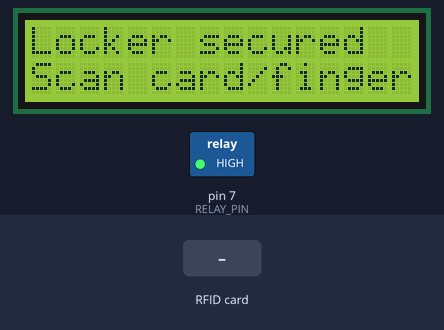
Bench run of a sketch on a simulated Arduino Uno, built with avr-gcc and run on an emulated ATmega328P. On the bench: 16×2 character LCD, switched loads named in the sketch (green lamp = pin HIGH). The test bench sets the inputs (shaded band). The modem accepts every AT command (registered, SIM ready, sends succeed) and sends nothing else; pins used as bus, display or sensor lines are not drawn; what the sketch prints to the serial monitor is not drawn.

Above: at 2.4 s.
2.5 s: RFID card DE AD BE EF held to the reader
At 3.8 s:
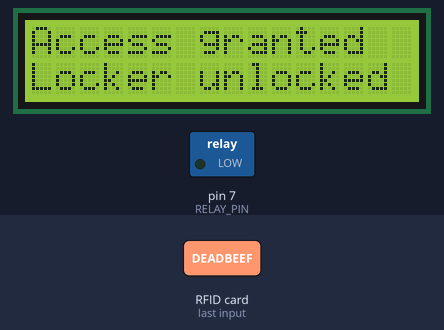
At 8.5 s:
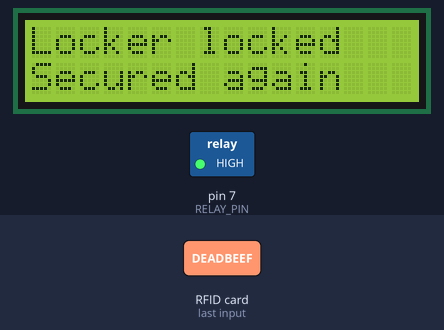
Timing chart, 0 to 10.0 s (numbered marks = the images above; inputs shaded):
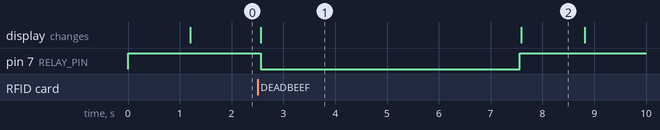

The sketch:

AntiTheftLocker.ino
```cpp
/*
  Anti-Theft Locker System
  Board: Arduino UNO

  Authentication: MFRC522 RFID OR R305 fingerprint
  User feedback:  16x2 I2C LCD + Serial Monitor
  Lock actuator:  5 V relay module controlling a separately powered solenoid
  Alerts:         SIM800L SMS when an unknown RFID card/fingerprint is presented

  IMPORTANT: The solenoid and SIM800L need suitable external power supplies.
  Connect all supply grounds to Arduino GND. See docs/WIRING.md.
*/

#include <Adafruit_Fingerprint.h>
#include <LiquidCrystal_I2C.h>
#include <MFRC522.h>
#include <SPI.h>
#include <SoftwareSerial.h>
#include <Wire.h>

#include "LockerConfig.h"

// ----------------------------- UNO pins -----------------------------
constexpr uint8_t FINGER_RX_PIN = 2;  // UNO RX  <- R305 TX
constexpr uint8_t FINGER_TX_PIN = 3;  // UNO TX  -> R305 RX
constexpr uint8_t GSM_RX_PIN = 4;     // UNO RX  <- SIM800L TX
constexpr uint8_t GSM_TX_PIN = 5;     // UNO TX  -> SIM800L RX (use divider)
constexpr uint8_t RELAY_PIN = 7;
constexpr uint8_t RFID_RST_PIN = 9;
constexpr uint8_t RFID_SS_PIN = 10;
// Hardware SPI: MOSI=11, MISO=12, SCK=13. I2C: SDA=A4, SCL=A5.

LiquidCrystal_I2C lcd(LCD_I2C_ADDRESS, 16, 2);
MFRC522 rfid(RFID_SS_PIN, RFID_RST_PIN);
SoftwareSerial fingerprintSerial(FINGER_RX_PIN, FINGER_TX_PIN);
SoftwareSerial gsmSerial(GSM_RX_PIN, GSM_TX_PIN);
Adafruit_Fingerprint finger(&fingerprintSerial);

bool fingerprintOnline = false;
bool gsmOnline = false;
bool fingerAttemptLatched = false;
bool alertAttemptedOnce = false;
unsigned long lastAlertAttemptAt = 0;

void setLock(bool unlocked) {
  const uint8_t activeLevel = RELAY_ACTIVE_LOW ? LOW : HIGH;
  const uint8_t inactiveLevel = RELAY_ACTIVE_LOW ? HIGH : LOW;
  digitalWrite(RELAY_PIN, unlocked ? activeLevel : inactiveLevel);
}

void showStatus(const __FlashStringHelper *line1,
                const __FlashStringHelper *line2) {
  lcd.clear();
  lcd.setCursor(0, 0);
  lcd.print(line1);
  lcd.setCursor(0, 1);
  lcd.print(line2);
}

void showReady() {
  showStatus(F("Locker secured"), F("Scan card/finger"));
}

void drainGsmInput() {
  while (gsmSerial.available()) {
    gsmSerial.read();
  }
}

bool waitForGsmToken(const char *token, unsigned long timeoutMs) {
  char response[72];
  size_t used = 0;
  const unsigned long startedAt = millis();

  while (millis() - startedAt < timeoutMs) {
    while (gsmSerial.available()) {
      const char incoming = static_cast<char>(gsmSerial.read());
      Serial.write(incoming);

      if (used < sizeof(response) - 1) {
        response[used++] = incoming;
      } else {
        memmove(response, response + 1, sizeof(response) - 2);
        response[sizeof(response) - 2] = incoming;
        used = sizeof(response) - 1;
      }
      response[used] = '\0';

      if (strstr(response, token) != nullptr) {
        return true;
      }
      if (strstr(response, "ERROR") != nullptr) {
        return false;
      }
    }
  }
  return false;
}

bool sendGsmCommand(const __FlashStringHelper *command,
                    const char *expected,
                    unsigned long timeoutMs = 1500UL) {
  drainGsmInput();
  gsmSerial.println(command);
  return waitForGsmToken(expected, timeoutMs);
}

bool phoneNumberConfigured() {
  return strlen(ALERT_PHONE_NUMBER) >= 8 &&
         strcmp(ALERT_PHONE_NUMBER, "+910000000000") != 0;
}

bool initializeGsm() {
  gsmSerial.listen();
  Serial.println(F("[GSM] Initializing SIM800L..."));

  bool responded = false;
  for (uint8_t attempt = 0; attempt < 4 && !responded; ++attempt) {
    responded = sendGsmCommand(F("AT"), "OK", 2000UL);
    if (!responded) {
      delay(500);
    }
  }

  if (responded) {
    sendGsmCommand(F("ATE0"), "OK");
    responded = sendGsmCommand(F("AT+CMGF=1"), "OK");
  }

  fingerprintSerial.listen();
  Serial.println(responded ? F("[GSM] Modem ready.")
                           : F("[GSM] Modem not detected; alerts disabled."));
  return responded;
}

bool sendUnauthorizedSms(const __FlashStringHelper *reason,
                         const char *details) {
  if (!gsmOnline || !phoneNumberConfigured()) {
    Serial.println(F("[ALERT] SMS skipped: check modem and phone number."));
    return false;
  }

  gsmSerial.listen();
  showStatus(F("Unauthorized!"), F("Sending SMS..."));
  Serial.println(F("[ALERT] Sending security SMS..."));

  bool sent = sendGsmCommand(F("AT+CMGF=1"), "OK");
  if (sent) {
    drainGsmInput();
    gsmSerial.print(F("AT+CMGS=\""));
    gsmSerial.print(ALERT_PHONE_NUMBER);
    gsmSerial.println(F("\""));
    sent = waitForGsmToken(">", 3000UL);
  }

  if (sent) {
    gsmSerial.print(F("SECURITY ALERT: Unauthorized locker access via "));
    gsmSerial.print(reason);
    gsmSerial.print(F(". Details: "));
    gsmSerial.print(details);
    gsmSerial.print(F(". Check the locker immediately."));
    gsmSerial.write(26);  // Ctrl+Z sends the SMS.
    sent = waitForGsmToken("+CMGS:", 15000UL);
  }

  fingerprintSerial.listen();
  Serial.println(sent ? F("[ALERT] SMS sent.") : F("[ALERT] SMS failed."));
  return sent;
}

void attemptSecurityAlert(const __FlashStringHelper *reason,
                          const char *details) {
  const unsigned long now = millis();
  if (alertAttemptedOnce && now - lastAlertAttemptAt < ALERT_COOLDOWN_MS) {
    Serial.println(F("[ALERT] Cooldown active; duplicate SMS suppressed."));
    return;
  }

  alertAttemptedOnce = true;
  lastAlertAttemptAt = now;
  sendUnauthorizedSms(reason, details);
}

void unlockLocker(const __FlashStringHelper *method) {
  Serial.print(F("[ACCESS] Granted by "));
  Serial.println(method);
  showStatus(F("Access granted"), F("Locker unlocked"));
  setLock(true);
  delay(UNLOCK_DURATION_MS);
  setLock(false);
  showStatus(F("Locker locked"), F("Secured again"));
  delay(1200);
  showReady();
}

bool isAuthorizedCard(const MFRC522::Uid &candidate) {
  for (size_t cardIndex = 0;
       cardIndex < sizeof(AUTHORIZED_CARDS) / sizeof(AUTHORIZED_CARDS[0]);
       ++cardIndex) {
    const AuthorizedCard &allowed = AUTHORIZED_CARDS[cardIndex];
    if (candidate.size != allowed.length) {
      continue;
    }

    bool matches = true;
    for (uint8_t i = 0; i < candidate.size; ++i) {
      if (candidate.uidByte[i] != allowed.uid[i]) {
        matches = false;
        break;
      }
    }
    if (matches) {
      return true;
    }
  }
  return false;
}

void formatUid(const MFRC522::Uid &uid, char *output, size_t outputSize) {
  const char hexDigits[] = "0123456789ABCDEF";
  size_t position = 0;
  for (uint8_t i = 0; i < uid.size && position + 3 < outputSize; ++i) {
    if (i > 0) {
      output[position++] = ':';
    }
    output[position++] = hexDigits[(uid.uidByte[i] >> 4) & 0x0F];
    output[position++] = hexDigits[uid.uidByte[i] & 0x0F];
  }
  output[position] = '\0';
}

void checkRfid() {
  if (!rfid.PICC_IsNewCardPresent() || !rfid.PICC_ReadCardSerial()) {
    return;
  }

  char uidText[31];
  formatUid(rfid.uid, uidText, sizeof(uidText));
  const bool authorized = isAuthorizedCard(rfid.uid);

  // Finish communication before any LCD/GSM delay.
  rfid.PICC_HaltA();
  rfid.PCD_StopCrypto1();

  Serial.print(F("[RFID] UID: "));
  Serial.println(uidText);

  if (authorized) {
    unlockLocker(F("RFID"));
  } else {
    Serial.println(F("[ACCESS] Denied: unknown RFID card."));
    showStatus(F("Access denied"), F("Unknown RFID"));
    attemptSecurityAlert(F("RFID"), uidText);
    delay(1200);
    showReady();
  }
}

void checkFingerprint() {
  if (!fingerprintOnline) {
    return;
  }

  fingerprintSerial.listen();
  uint8_t result = finger.getImage();

  if (result == FINGERPRINT_NOFINGER) {
    fingerAttemptLatched = false;
    return;
  }
  if (fingerAttemptLatched) {
    return;
  }
  fingerAttemptLatched = true;

  if (result != FINGERPRINT_OK) {
    Serial.println(F("[FINGER] Image capture error; retry."));
    return;
  }

  result = finger.image2Tz();
  if (result != FINGERPRINT_OK) {
    Serial.println(F("[FINGER] Image was unclear; access denied."));
    showStatus(F("Try finger again"), F("Image unclear"));
    return;
  }

  result = finger.fingerFastSearch();
  if (result == FINGERPRINT_OK &&
      finger.fingerID >= FIRST_AUTHORIZED_FINGER_ID &&
      finger.fingerID <= LAST_AUTHORIZED_FINGER_ID) {
    Serial.print(F("[FINGER] Authorized template ID: "));
    Serial.println(finger.fingerID);
    unlockLocker(F("fingerprint"));
    return;
  }

  char details[18];
  if (result == FINGERPRINT_OK) {
    strcpy(details, "template outside");
  } else {
    strcpy(details, "no match");
  }

  Serial.println(F("[ACCESS] Denied: fingerprint not authorized."));
  showStatus(F("Access denied"), F("Unknown finger"));
  attemptSecurityAlert(F("fingerprint"), details);
  delay(1200);
  showReady();
}

void setup() {
  // Set the safe relay level before switching the pin to output mode.
  digitalWrite(RELAY_PIN, RELAY_ACTIVE_LOW ? HIGH : LOW);
  pinMode(RELAY_PIN, OUTPUT);
  setLock(false);

  Serial.begin(115200);
  while (!Serial) {
    ;
  }
  Serial.println(F("\nAnti-Theft Locker System starting..."));

  lcd.init();
  lcd.backlight();
  showStatus(F("Anti-Theft"), F("Locker starting"));

  SPI.begin();
  rfid.PCD_Init();
  Serial.println(F("[RFID] Reader initialized."));

  fingerprintSerial.begin(FINGERPRINT_BAUD);
  finger.begin(FINGERPRINT_BAUD);
  fingerprintSerial.listen();
  fingerprintOnline = finger.verifyPassword();
  Serial.println(fingerprintOnline
                     ? F("[FINGER] Sensor verified.")
                     : F("[FINGER] Sensor not detected; RFID still available."));

  gsmSerial.begin(GSM_BAUD);
  gsmOnline = initializeGsm();

  if (!phoneNumberConfigured()) {
    Serial.println(F("[CONFIG] Set ALERT_PHONE_NUMBER before deployment."));
  }

  showReady();
  Serial.println(F("[SYSTEM] Ready. Present a card or finger."));
}

void loop() {
  checkFingerprint();
  checkRfid();
  delay(30);
}
```

LockerConfig.h
```cpp
#pragma once

// --------------------------- User settings ---------------------------
// Replace this placeholder with the destination for security-alert SMS messages.
// Use international format, for example: "+919876543210".
const char ALERT_PHONE_NUMBER[] = "+910000000000";

// Most common 16x2 I2C backpacks use 0x27. Some use 0x3F.
constexpr uint8_t LCD_I2C_ADDRESS = 0x27;

// Relay boards are commonly active LOW. Set to false for an active-HIGH board.
constexpr bool RELAY_ACTIVE_LOW = true;

// How long the solenoid remains unlocked after valid RFID/fingerprint access.
constexpr unsigned long UNLOCK_DURATION_MS = 5000UL;

// Prevents one bad card/finger from flooding the phone with repeated SMS messages.
constexpr unsigned long ALERT_COOLDOWN_MS = 20000UL;

// Default R305 baud rate. Change this only if your sensor was reconfigured.
constexpr uint32_t FINGERPRINT_BAUD = 57600UL;

// SIM800L serial rate. Configure the modem for a fixed 9600 baud if necessary.
constexpr uint32_t GSM_BAUD = 9600UL;

// Every enrolled template ID in this inclusive range is authorized.
constexpr uint16_t FIRST_AUTHORIZED_FINGER_ID = 1;
constexpr uint16_t LAST_AUTHORIZED_FINGER_ID = 20;

// Replace these example UIDs with UIDs printed by the Serial Monitor.
// UID lengths of 4, 7, and 10 bytes are supported.
struct AuthorizedCard {
  uint8_t length;
  uint8_t uid[10];
};

const AuthorizedCard AUTHORIZED_CARDS[] = {
    {4, {0xDE, 0xAD, 0xBE, 0xEF}},
    {7, {0x04, 0xA1, 0xB2, 0xC3, 0xD4, 0xE5, 0xF6}},
};
```

Measured:
- after the input at 2.5 s, pin 7 (RELAY_PIN): HIGH → LOW after 0.06 s, → HIGH 5.0 s later; the display: changes after 0.06 s (image 1)
- what the display in image 1 shows lasts 5.0 s, from 2.6 s to 7.6 s
